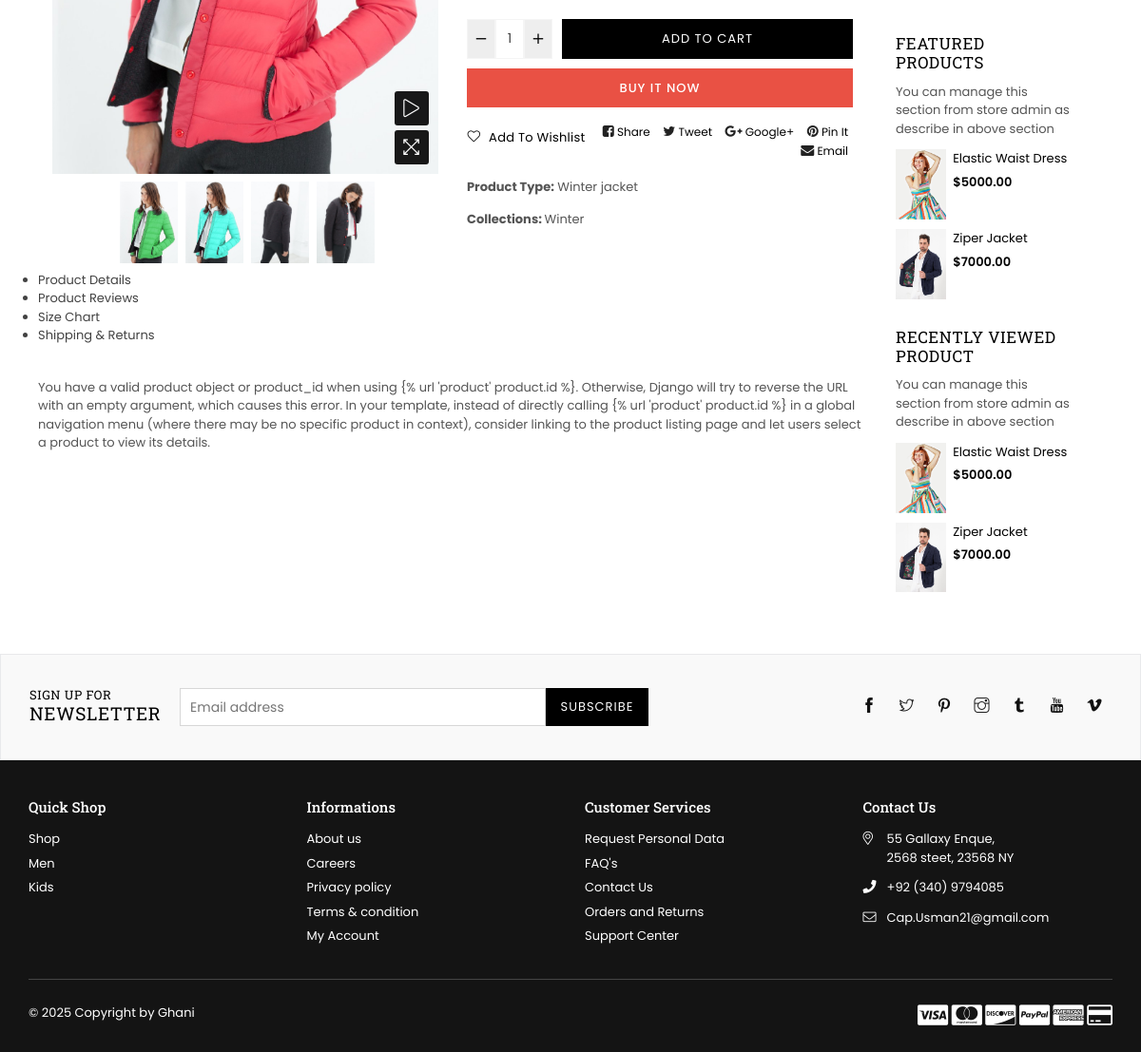
/shop/product/jacket/ (signed in, lower part), run on an earlier commit of the app's database.
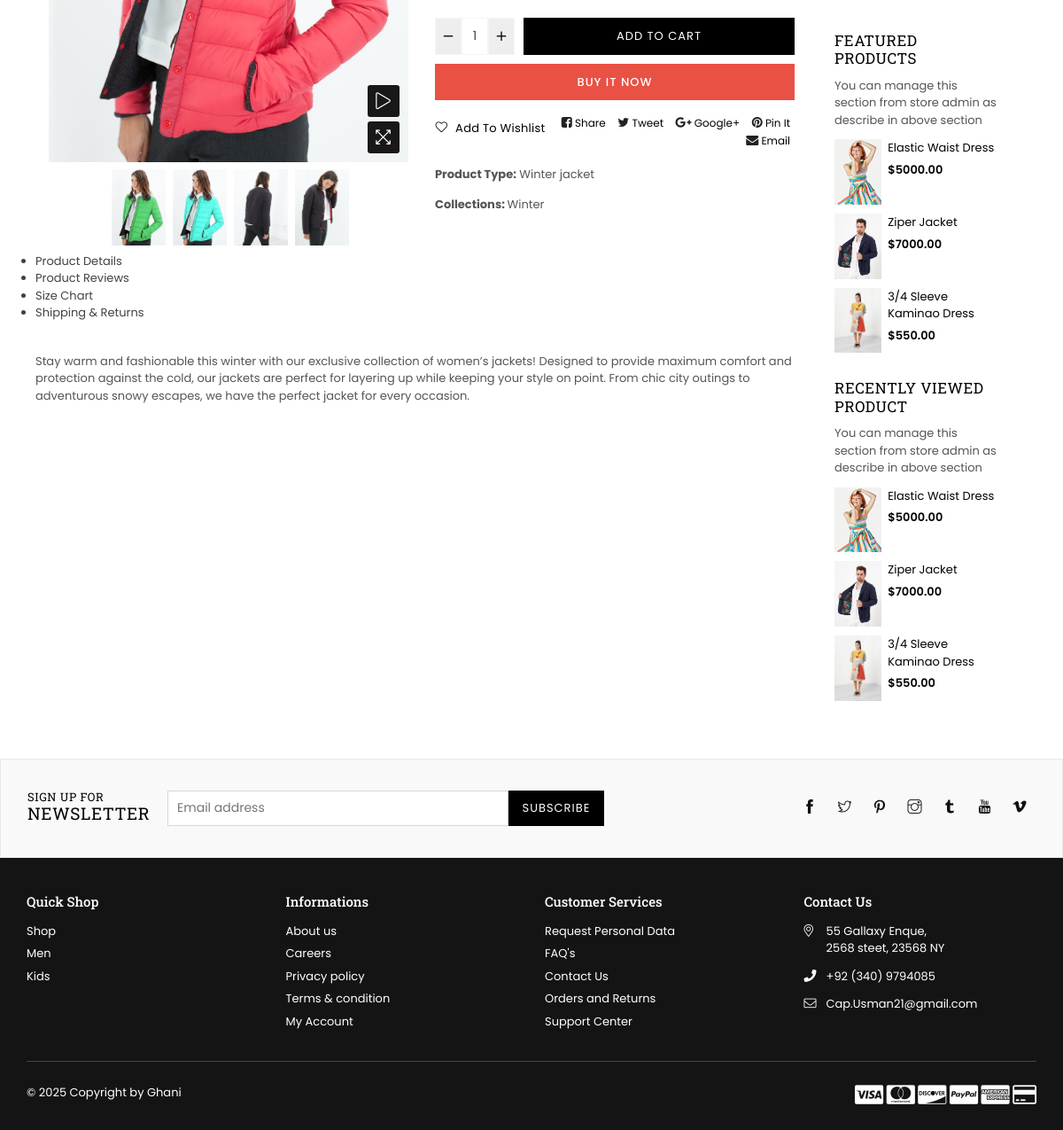
And on a later commit of the database.
### app/models.py (models this page shows, shortened)
class ProductBigImage(models.Model):
    product = models.ForeignKey(Product, related_name='big_images', on_delete=models.CASCADE)
    image = models.ImageField(upload_to='product_big_images/')
    alt_text = models.CharField(max_length=255, blank=True, null=True)
    width = models.PositiveIntegerField(null=True, blank=True)
    height = models.PositiveIntegerField(null=True, blank=True)

class Product(models.Model):
    name = models.CharField(max_length=255)
    description = models.TextField()
    price = models.DecimalField(max_digits=10, decimal_places=2)
    slug= models.SlugField(unique=True)
    discounted_price = models.DecimalField(max_digits=10, decimal_places=2, null=True, blank=True)
    SKU = models.CharField(max_length=50, unique=True)
    stock = models.IntegerField()
    rating = models.FloatField()
    reviews_count = models.IntegerField()
    in_stock = models.BooleanField(default=True)
    is_new = models.BooleanField(default=False)
    is_on_sale = models.BooleanField(default=False)
    available_colors = models.ManyToManyField(Color, blank=True)
    available_sizes = models.ManyToManyField(Size, blank=True)
    product_type = models.CharField(max_length=50)
    collection = models.CharField(max_length=100)
    main_image = models.ImageField(upload_to='app/images/product_images/')
    hover_image = models.ImageField(upload_to='app/images/product_images/', blank=True, null=True)
    discount_percentage = models.IntegerField(null=True, blank=True)
    limited_stock_message = models.CharField(max_length=255, null=True, blank=True)
    is_featured= models.BooleanField(default=False)
    brand = models.ForeignKey(Brand, on_delete=models.CASCADE, null=True)
    tags = models.ManyToManyField(Tag, blank=True)
    wished_by = models.ManyToManyField(User, related_name='wishlisted_products', blank=True)

### app/views.py (the view, shortened to what this page needs)
# urls.py: path('product/<slug:slug>/', views.product_page, name='product'),
@login_required
def product_page(request, slug):
    product = get_object_or_404(Product, slug=slug)
    variants = product.images.all()  # Get all ProductImage objects related to this product
    big_variants = product.big_images.all()  # Get all ProductBigImage objects related to this product
    reviews = product.reviews.all()
    related_products = Product.objects.exclude(id=product.id)[:4]
    recently_viewed = request.session.get('recently_viewed', [])
    if product.id not in recently_viewed:
        recently_viewed.append(product.id)
        if len(recently_viewed) > 5:
            recently_viewed.pop(0)
    request.session['recently_viewed'] = recently_viewed
    you_saved, percentage_saved = None, None
    if product.price and product.discounted_price:
        you_saved = product.price - product.discounted_price
        percentage_saved = (you_saved / product.price) * 100
    review_form = ReviewForm()
    form = ProductQueryAskForm(request.POST or None)
    if request.method == 'POST' and form.is_valid() and 'query_submit' in request.POST:
        form.save()
        messages.success(request, "Your query has been submitted successfully!")
        return redirect('product', slug=slug)
    cart = request.session.get('cart', {})
    product_quantity = cart.get(str(product.id), 1)
    context = {
        'product': product,
        'variants': variants,
        'big_variants': big_variants,
        'you_saved': you_saved,
        'percentage_saved': percentage_saved,
        'reviews': reviews,
        'review_form': review_form,
        'form': form,
        'related_products': related_products,
        'product_quantity': product_quantity,
    }
    return render(request, 'app/product_page.html', context)

### app/forms.py
class ReviewForm(forms.ModelForm):
    class Meta:
        model = Review
        fields = ['name', 'email', 'rating', 'review_title', 'comment']
        widgets = {
            'name': forms.TextInput(attrs={'placeholder': 'Enter your name'}),
            'email': forms.EmailInput(attrs={'placeholder': 'john.smith@example.com'}),
            'rating': forms.NumberInput(attrs={'min': 1, 'max': 5}),
            'review_title': forms.TextInput(attrs={'placeholder': 'Give your review a title'}),
            'comment': forms.Textarea(attrs={'rows': 5, 'placeholder': 'Write your review here'}),
        }

### app/models.py (called while the page is built)
    def __str__(self):
        return self.name

    @property
    def total_price(self):
        return self.product.price * self.quantity

### app/templatetags/custom_filters.py (called while the page is built)
@register.filter
def negative(value):
    try:
        return -int(value)
    except (ValueError, TypeError):
        return value  # Return the original value if conversion fails

### app/templates/app/product_page.html (shortened to what the changed rows need)
{% extends 'base.html' %}
{% load static %}
{% load custom_filters %}
{% block content %}
   <div id="page-content">
    <div id="MainContent" class="main-content" role="main">
        <div id="ProductSection-product-template" class="product-template__container prstyle3 container-fluid">
            <div class="product-single product-single-1">
              <div class="left-content-product">
                    <div class="row">
                         <div class="col-lg-6 col-md-6 col-sm-12 col-12">
                            <div class="product-details-img product-single__photos bottom">
                                <div class="zoompro-wrap product-zoom-right pl-20">
                                    <div class="zoompro-span">
                                        <img class="blur-up lazyload zoompro" data-zoom-image="{{product.main_image.url}}" alt="product image" src="{{product.main_image.url}}" />
                                    </div>
                                </div>
                                <div class="product-thumb product-thumb-1">
                                    <div id="gallery" class="product-dec-slider-1 product-tab-left">
                                      {% if big_variants %}
                                      {% for big_variant in big_variants %}
                                      <a data-image="{{big_variant.image.url}}" data-zoom-image="{{big_variant.image.url}}" class="slick-slide slick-cloned" data-slick-index="{{ forloop.revcounter|negative }}" aria-hidden="true" tabindex="-1">
                                        <img class="blur-up lazyload" src="{{big_variant.image.url}}" alt="" />
                                    </a>
                                      {% endfor %}
                                      {% else %}
                                        <p> No variants available.  </p>
                                      {% endif %}
                                    </div>
                                </div>
                            </div>
                        </div>
                        <div class="col-lg-6 col-md-6 col-sm-12 col-12">
                            <div class="product-single__meta">
                            <form   id="product_form_{{ product.id }}" accept-charset="UTF-8" class="product-form product-form-product-template hidedropdown" enctype="multipart/form-data" method="POST">
                                <div class="product-action clearfix">
                                    <div class="product-form__item--quantity">
                                        <div class="wrapQtyBtn">
                                            <div class="qtyField">
                                                <a class="qtyBtn minus" data-id="{{ product.id }}" href="javascript:void(0);"><i class="fa anm anm-minus-r" aria-hidden="true"></i></a>
                                                <input type="text" id="Quantity-{{ product.id }}" name="quantity" value="{{ product_quantity }}" data-id="{{ item.id }}" class="product-form__input qty">
                                                <a class="qtyBtn plus" data-id="{{ product.id }}" href="javascript:void(0);"><i class="fa anm anm-plus-r" aria-hidden="true"></i></a>
                                            </div>
                                        </div>
                                    </div>
                                </div>
                            </form>
                            <div class="product-info">
                              <p class="product-type"><span class="lbl">Product Type:</span>  {{product.product_type}}</p>
                              <p class="product-cat"> <span class="lbl">Collections: </span> {{product.collection}} </p>
                            </div>
                        </div>
                        </div>
                        <div class="tabs-listing">
                            <div class="tab-container">
                                <div id="tab1" class="tab-content">
                                    <div class="product-description rte">
                                        <p>{{product.description}}</p>
                                    </div>
                                </div>
                            </div>
                        </div>
                    </div>
                </div>
                <div class="prSidebar sidebar-product">
                <div class="col-lg-12 col-md-12 col-sm-12 col-12">
                        <div class="related-product grid-products">
                          <header class="section-header">
                                <h2 class="section-header__title text-center h2"><span>Featured Products</span></h2>
                            </header>
                             {% for p in related_products %}
                              <div class="grid">
                                  <div class="grid__item">
                                      <div class="mini-list-item">
                                          <div class="mini-view_image">
                                              <a class="grid-view-item__link" href="{% url 'product' p.slug %}">
                                                  <img class="grid-view-item__image" src="{{ p.main_image.url }}" alt="{{ p.name }}">
                                              </a>
                                          </div>
                                          <div class="details">
                                              <a class="grid-view-item__title" href="{% url 'product' p.slug %}">
                                                  {{ p.name }}
                                              </a>
                                              <div class="grid-view-item__meta">
                                                  <span class="product-price__price">
                                                      <span class="money">${{ p.price }}</span>
                                                  </span>
                                              </div>
                                          </div>
                                      </div>
                                  </div>
                              </div>
                              {% endfor %}
                        </div>
                        <div class="related-product grid-products">
                          <header class="section-header">
                                <h2 class="section-header__title text-center h2"><span>Recently Viewed Product</span></h2>
                            </header>
                            {% for p in related_products %}
                              <div class="grid">
                                  <div class="grid__item">
                                      <div class="mini-list-item">
                                          <div class="mini-view_image">
                                              <a class="grid-view-item__link" href="{% url 'product' p.slug %}">
                                                  <img class="grid-view-item__image" src="{{ p.main_image.url }}" alt="{{ p.name }}">
                                              </a>
                                          </div>
                                          <div class="details">
                                              <a class="grid-view-item__title" href="{% url 'product' p.slug %}">
                                                  {{ p.name }}
                                              </a>
                                              <div class="grid-view-item__meta">
                                                  <span class="product-price__price">
                                                      <span class="money">${{ p.price }}</span>
                                                  </span>
                                              </div>
                                          </div>
                                      </div>
                                  </div>
                              </div>
                              {% endfor %}
                        </div>
                    </div>
                </div>
            </div>
      </div>
</div>
</div>
</div>
{% endblock content %}

What changed in the data, as far as the page shows it:
changed Product "Winter jacket": description "You have a valid product object or product_id when using {% url 'product' product.id %}. Otherwise, Django will try to reverse the URL with an empty argument, which causes this error. In your template, instead of directly calling {% url 'product' product.id %} in a global navigation menu (where there may be no specific product in context), consider linking to the product listing page and let users select a product to view its details." → "Stay warm and fashionable this winter with our exclusive collection of women’s jackets! Designed to provide maximum comfort and protection against the cold, our jackets are perfect for layering up while keeping your style on point. From chic city outings to adventurous snowy escapes, we have the perfect jacket for every occasion."
added Product: main_image (picture), name "3/4 Sleeve Kaminao Dress", price "550.00"
